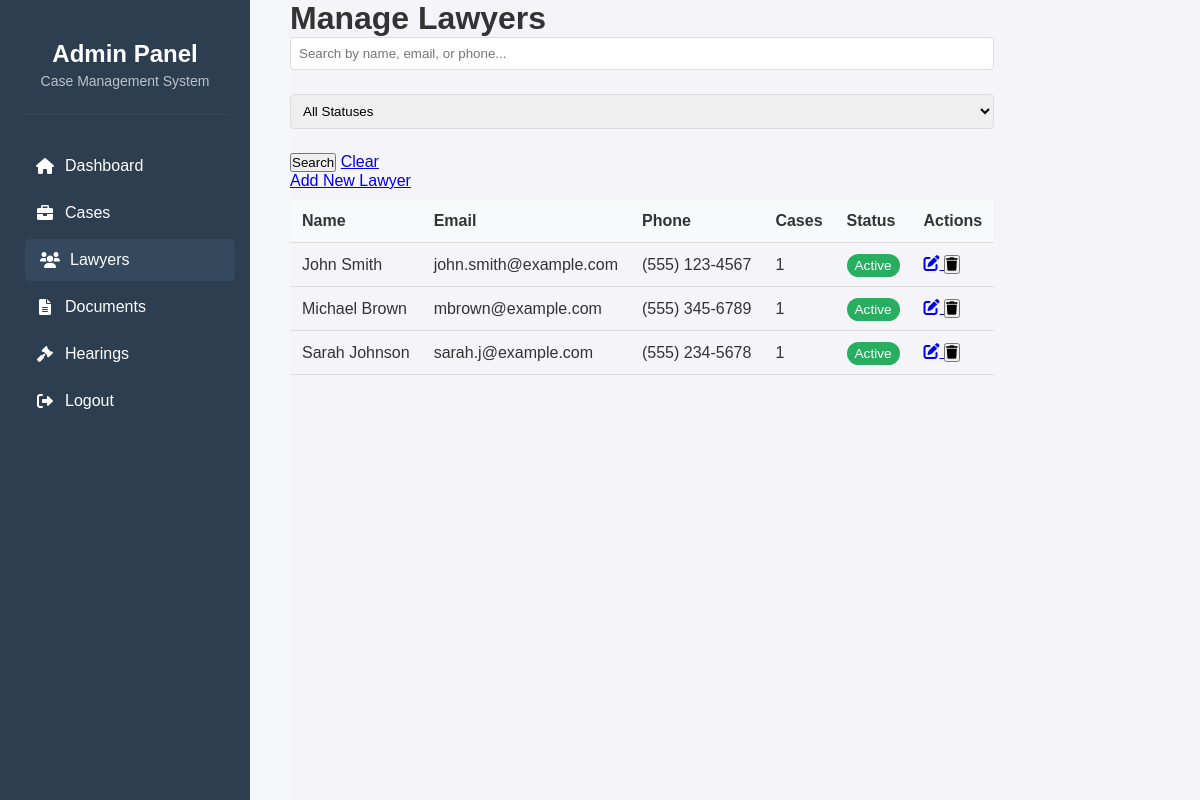
The page /view/manage_lawyers.php (signed in) on the database its author committed.
### tables this page shows
CREATE TABLE lawyers (
    id INT PRIMARY KEY AUTO_INCREMENT,
    name VARCHAR(100) NOT NULL,
    email VARCHAR(100) UNIQUE NOT NULL,
    phone VARCHAR(20) NOT NULL,
    specialization ENUM('civil', 'criminal', 'corporate', 'family', 'tax', 'other') NOT NULL,
    bar_number VARCHAR(50) UNIQUE NOT NULL,
    years_experience INT NOT NULL,
    status ENUM('active', 'inactive') DEFAULT 'active',
    notes TEXT,
    created_at TIMESTAMP DEFAULT CURRENT_TIMESTAMP,
    updated_at TIMESTAMP DEFAULT CURRENT_TIMESTAMP ON UPDATE CURRENT_TIMESTAMP
);

### view/manage_lawyers.php (the view, shortened to what this page needs)
<?php
require_once '../includes/header.php';
require_once '../db/config.php';
$search = isset($_GET['search']) ? $_GET['search'] : '';
$query = "SELECT l.*, COUNT(c.id) as case_count
          FROM lawyers l
          LEFT JOIN cases c ON l.id = c.lawyer_id
          WHERE 1=1";
$query .= " GROUP BY l.id ORDER BY l.name ASC";
try {
    $stmt = $conn->prepare($query);
    $stmt->execute();
    $result = $stmt->get_result();
    $lawyers = $result->fetch_all(MYSQLI_ASSOC);
} catch (Exception $e) {
    error_log("Query failed: " . $e->getMessage());
    $lawyers = [];
}
?>
<div class="container">
    <h1>Manage Lawyers</h1>
    <div class="search-filters">
        <form method="GET" class="search-form">
            <div class="form-group">
                <input type="text" name="search" placeholder="Search by name, email, or phone..."
                       value="<?php echo htmlspecialchars($search); ?>">
            </div>
            <div class="form-group">
                <select name="status">
                    <option value="">All Statuses</option>
                </select>
            </div>
            <button type="submit" class="btn-primary">Search</button>
            <a href="manage_lawyers.php" class="btn-secondary">Clear</a>
        </form>
    </div>
    <div class="actions">
        <a href="add_lawyer.php" class="btn-primary">Add New Lawyer</a>
    </div>
    <?php if (empty($lawyers)): ?>
        <div class="alert alert-info">
            <p>No lawyers found.</p>
        </div>
    <?php else: ?>
        <table>
            <thead>
                <tr>
                    <th>Name</th>
                    <th>Email</th>
                    <th>Phone</th>
                    <th>Cases</th>
                    <th>Status</th>
                    <th>Actions</th>
                </tr>
            </thead>
            <tbody>
                <?php foreach ($lawyers as $lawyer): ?>
                <tr id="lawyer-row-<?php echo $lawyer['id']; ?>">
                    <td><?php echo htmlspecialchars($lawyer['name']); ?></td>
                    <td><?php echo htmlspecialchars($lawyer['email']); ?></td>
                    <td><?php echo htmlspecialchars($lawyer['phone']); ?></td>
                    <td><?php echo $lawyer['case_count']; ?></td>
                    <td>
                        <span class="status-badge <?php echo $lawyer['status']; ?>">
                            <?php echo ucfirst(htmlspecialchars($lawyer['status'])); ?>
                        </span>
                    </td>
                    <td>
                        <a href="edit_lawyer.php?id=<?php echo $lawyer['id']; ?>" class="btn-edit">
                            <i class="fas fa-edit"></i>
                        </a>
                        <button onclick="deleteLawyer(<?php echo $lawyer['id']; ?>)" class="btn-delete">
                            <i class="fas fa-trash"></i>
                        </button>
                    </td>
                </tr>
                <?php endforeach; ?>
            </tbody>
        </table>
    <?php endif; ?>
</div>
<?php require_once '../includes/footer.php'; ?>

### css/admin_dashboard.css (style rules this page uses)
* { margin: 0; padding: 0; box-sizing: border-box; }
body { font-family: 'Arial', sans-serif; background-color: #f4f4f9; color: #333; display: flex; min-height: 100vh; }
table { width: 100%; border-collapse: collapse; margin-top: 10px; }
th, td { padding: 12px; text-align: left; border-bottom: 1px solid #ddd; }
th { background-color: #f8f9fa; font-weight: 600; }
.form-group { margin-bottom: 1.5rem; }
.form-group input[type="text"], .form-group input[type="file"], .form-group select, .form-group textarea { width: 100%; padding: 0.5rem; border: 1px solid #ddd; border-radius: 4px; }

### view/manage_lawyers.php (style rules this page uses)
.status-badge { padding: 4px 8px; border-radius: 12px; font-size: 0.85em; font-weight: 500; }
.status-badge.active { background-color: #27ae60; color: white; }

### rows shown on the page
lawyers: name "John Smith", email "john.smith@example.com", phone "(555) 123-4567", case_count "1", status "Active"
lawyers: name "Michael Brown", email "mbrown@example.com", phone "(555) 345-6789", case_count "1", status "Active"
lawyers: name "Sarah Johnson", email "sarah.j@example.com", phone "(555) 234-5678", case_count "1", status "Active"
